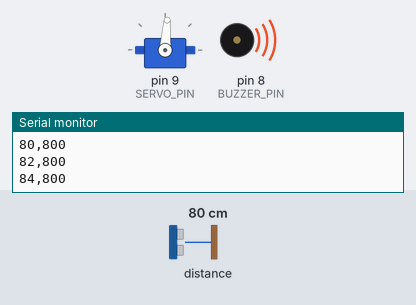
Simulated run of this sketch. Board: Arduino Nano, built with avr-gcc and run on an emulated ATmega328P. Parts: servo, buzzer (waves = sounding, pin HIGH), the last lines printed to the serial monitor. The inputs (shaded band) are chosen by the test bench; at power-on: distance to the obstacle 80 cm.

Above: at 1.26 s.
1.3 s: distance to the obstacle set to 195 cm
4.3 s: distance to the obstacle set to 204 cm
At 4.53 s:
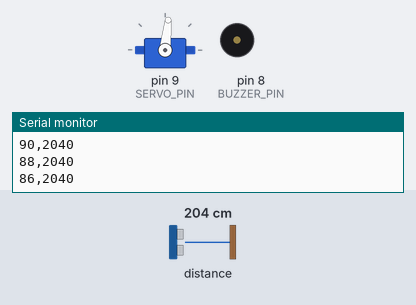
10.3 s: distance to the obstacle set to 2 cm
At 10.61 s:
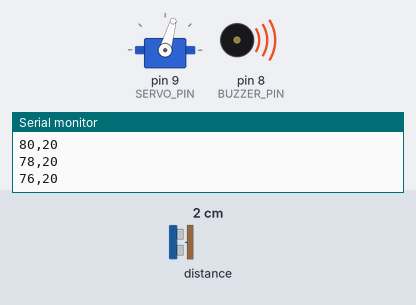
13.3 s: distance to the obstacle set to 250 cm
At 13.51 s:
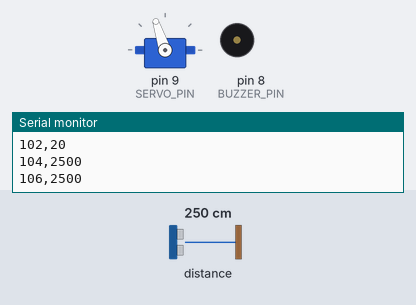
16.3 s: distance to the obstacle set to 4 cm
At 18.75 s:
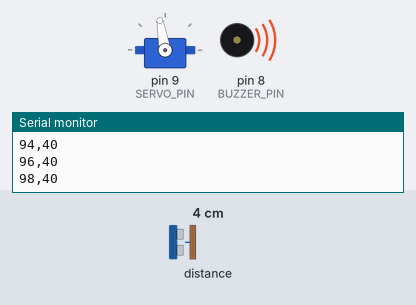
Timing chart, 0 to 20.3 s (numbered marks = the images above; inputs shaded):
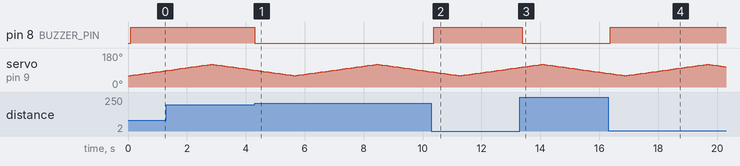

The sketch:

vl53l1x_servo_radar.ino
```cpp
// Sweeps a servo across a 60° arc while reading distances from a VL53L1X sensor, outputs comma-separated angle,distance over serial, and activates a buzzer when distance is below a threshold.
//
// Full tutorial: https://shillehtek.com/blogs/news/arduino-nano-vl53l1x-servo-radar-scanner
// Parts used: https://shillehtek.com/products/vl53l1x-tof-sensor-4m-pre-soldered-esp32
//             https://shillehtek.com/products/arduino-nano-v3-presoldered-ch340g-atmega328p
//             https://shillehtek.com/products/pan-tilt-servo-bracket-kit-sg90-mg90s
// More examples: https://github.com/shillehbean/shillehtek-examples
//

#include <Wire.h>
#include <VL53L1X.h>
#include <Servo.h>

VL53L1X sensor;
Servo sweep;

const int SERVO_PIN   = 9;
const int BUZZER_PIN  = 8;
const int CENTER      = 90;     // sweep +/-30 degrees around center
const int HALF_ARC    = 30;
const int THRESHOLD   = 2000;   // alert distance in mm (2 m)

int angle = CENTER - HALF_ARC;
int dir   = 1;

void setup() {
  Serial.begin(115200);
  Wire.begin();
  sensor.setTimeout(500);
  sensor.init();
  sensor.setDistanceMode(VL53L1X::Long);      // 4 m mode
  sensor.setMeasurementTimingBudget(50000);
  sensor.startContinuous(50);

  sweep.attach(SERVO_PIN);
  pinMode(BUZZER_PIN, OUTPUT);
}

void loop() {
  sweep.write(angle);
  delay(60);                                  // let the servo settle

  int mm = sensor.read();                     // distance at this angle
  Serial.print(angle); Serial.print(",");
  Serial.println(mm);                         // "angle,distance" for plotting

  digitalWrite(BUZZER_PIN, (mm > 0 && mm < THRESHOLD) ? HIGH : LOW);

  angle += dir * 2;                           // 2-degree steps
  if (angle >= CENTER + HALF_ARC || angle <= CENTER - HALF_ARC) dir = -dir;
}
```

Measured:
- the behaviour switches between 199 and 200 cm on distance to the obstacle (found by bisection; images 0 and 1)
- after the input at 4.3 s, pin 8 (BUZZER_PIN): HIGH → LOW at once
- after the input at 10.3 s, pin 8 (BUZZER_PIN): LOW → HIGH after 0.09 s
- after the input at 13.3 s, pin 8 (BUZZER_PIN): HIGH → LOW after 0.08 s
- after the input at 16.3 s, pin 8 (BUZZER_PIN): LOW → HIGH after 0.07 s
